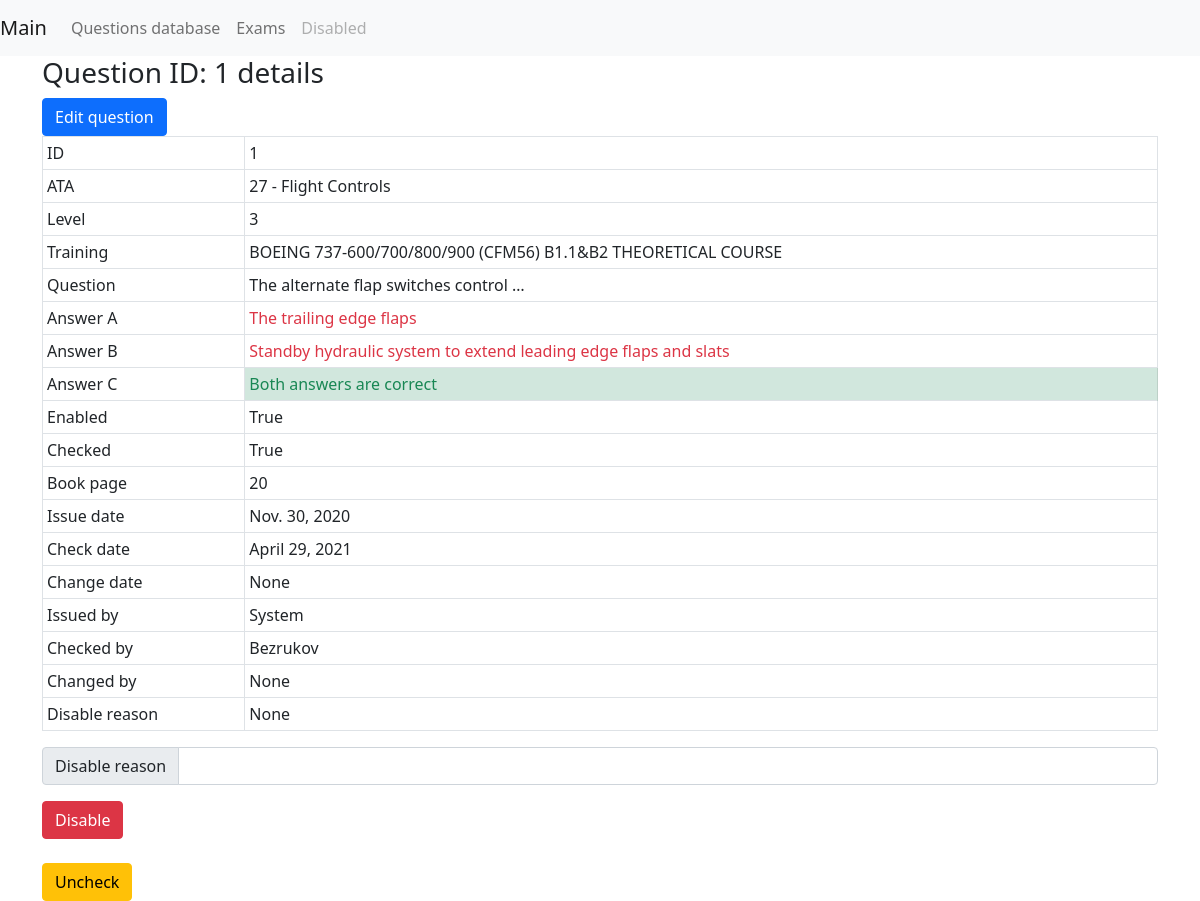
The app's page /mcq_gen/questions_database/question_details/1/ with its own data.
### mcq_gen/models.py (models this page shows, shortened)
class Question(models.Model):
    question = models.CharField(max_length=400)
    level = models.IntegerField(default=100)
    training = models.ForeignKey(
        to=Training, on_delete=models.CASCADE, related_name='training')
    enabled = models.BooleanField(default=True)
    checked = models.BooleanField(default=False)
    ata_chapter = models.ForeignKey(
        AtaChapter, on_delete=models.CASCADE, related_name='questions')
    book_page = models.CharField(max_length=100)
    issue_date = models.DateField()
    check_date = models.DateField(blank=True, null=True)
    change_date = models.DateField(blank=True, null=True)
    ref_to_old_id = models.IntegerField(default=0)
    ref_to_new_id = models.IntegerField(default=0)
    issued_by = models.CharField(max_length=100, blank=True, null=True)
    checked_by = models.CharField(max_length=100, blank=True, null=True)
    changed_by = models.CharField(max_length=100, blank=True, null=True)
    disable_reason = models.CharField(max_length=200, blank=True, null=True)

class AtaChapter(models.Model):
    ata_digit = models.CharField(max_length=10)
    ata_description = models.CharField(max_length=300)

class Training(models.Model):
    name = models.CharField(max_length=100)

class Answer(models.Model):
    question = models.ForeignKey(
        Question, on_delete=models.CASCADE, related_name='answers')
    answer = models.CharField(max_length=400, default=False)
    correct = models.BooleanField(default=False)

### mcq_gen/views.py (the view)
# urls.py: path('questions_database/question_details/<str:question_id>/',
def question_details(request, question_id):
    question = services.get_question_by_id(question_id)
    return render(request, 'question_details.html', context={"question": question})

### mcq_gen/services.py (called while the page is built)
def get_question_by_id(question_id):
    question = Question.objects.filter(id=question_id).first()
    return question

### mcq_gen/templates/question_details.html (shortened to what this page needs)
{% extends "base.html" %}
{% block content %}
    <div class="container">
        <h3>Question ID: {{ question.id }} details</h3>
        {% url 'edit_question' question.id as the_url %}
        <a href="{{ the_url }}" type="button" class="btn btn-primary">Edit question</a>
        {% if not question.enabled %}
            <table class="table table-sm table-hover table-bordered table-danger">
            {% elif not question.checked %}
                <table class="table table-sm table-hover table-bordered table-warning">
                {% else %}
                    <table class="table table-sm table-hover table-bordered">
                    {% endif %}
                    <tr>
                        <td>ID</td>
                        <td>{{ question.id }}</td>
                    </tr>
                    <tr>
                        <td>ATA</td>
                        <td>{{ question.ata_chapter.ata_digit }} - {{ question.ata_chapter.ata_description }}</td>
                    </tr>
                    <tr>
                        <td>Level</td>
                        <td>{{ question.level }}</td>
                    </tr>
                    <tr>
                        <td>Training</td>
                        <td>{{ question.training.name }}</td>
                    </tr>
                    <tr>
                        <td>Question</td>
                        <td>{{ question.question }}</td>
                    </tr>
                    <tr>
                        <td>Answer A</td>
                        {% if  question.answers.all.0.correct %}
                            <td class="text-success table-success">{{ question.answers.all.0.answer }}</td>
                        {% else %}
                            <td class="text-danger">{{ question.answers.all.0.answer }}</td>
                        {% endif %}
                    </tr>
                    <tr>
                        <td>Answer B</td>
                        {% if  question.answers.all.1.correct %}
                            <td class="text-success table-success">{{ question.answers.all.1.answer }}</td>
                        {% else %}
                            <td class="text-danger">{{ question.answers.all.1.answer }}</td>
                        {% endif %}
                    </tr>
                    <tr>
                        <td>Answer C</td>
                        {% if  question.answers.all.2.correct %}
                            <td class="text-success table-success">{{ question.answers.all.2.answer }}</td>
                        {% else %}
                            <td class="text-danger">{{ question.answers.all.2.answer }}</td>
                        {% endif %}
                    </tr>
                    <tr>
                        <td>Enabled</td>
                        <td>{{ question.enabled }}</td>
                    </tr>
                    <tr>
                        <td>Checked</td>
                        <td>{{ question.checked }}</td>
                    </tr>
                    <tr>
                        <td>Book page</td>
                        <td>
                            {{ question.book_page }}
                        </td>
                    </tr>
                    <tr>
                        <td>
                            Issue date
                        </td>
                        <td>
                            {{ question.issue_date }}
                        </td>
                    </tr>
                    <tr>
                        <td>
                            Check date
                        </td>
                        <td>
                            {{ question.check_date }}
                        </td>
                    </tr>
                    <tr>
                        <td>
                            Change date
                        </td>
                        <td>
                            {{ question.change_date }}
                        </td>
                    </tr>
                    <tr>
                        <td>
                            Issued by
                        </td>
                        <td>
                            {{ question.issued_by }}
                        </td>
                    </tr>
                    <tr>
                        <td>
                            Checked by
                        </td>
                        <td>
                            {{ question.checked_by }}
                        </td>
                    </tr>
                    <tr>
                        <td>
                            Changed by
                        </td>
                        <td>
                            {{ question.changed_by }}
                        </td>
                    </tr>
                    <tr>
                        <td>
                            Disable reason
                        </td>
                        <td>
                            {{ question.disable_reason }}
                        </td>
                    </tr>
                </table>
                {% if question.enabled %}
                    <div class="input-group mb-3">
                        <span class="input-group-text">Disable reason</span>
                        <input type="text" class="form-control" id="disable_reason">
                    </div>
                    <button type="button" class="btn btn-danger" id="disable_btn">
                        Disable
                    </button>
                {% endif %}
                {% if question.checked %}
                    <br>
                    <br>
                    <button type="button" class="btn btn-warning" id="uncheck_btn">
                        Uncheck
                    </button>
                {% endif %}
            </div>
        {% endblock content %}

### mcq_gen/templates/base.html (shortened to what this page needs)
<!doctype html>
<html lang="en">
    <head>
        <link href="https://cdn.jsdelivr.net/npm/bootstrap@5.1.3/dist/css/bootstrap.min.css"
              rel="stylesheet"
>
        <link rel="stylesheet"
              href="https://cdn.datatables.net/1.11.5/css/jquery.dataTables.min.css">
        <link rel="stylesheet"
              href="https://cdn.datatables.net/searchpanes/2.0.0/css/searchPanes.dataTables.min.css">
        <link rel="stylesheet"
              href="https://cdn.datatables.net/select/1.3.4/css/select.dataTables.min.css">
    </head>
    <body>
        <nav class="navbar navbar-expand-lg navbar-light bg-light">
            <a class="navbar-brand" href="#">Main</a>
            <div class="collapse navbar-collapse" id="navbarNavAltMarkup">
                <div class="navbar-nav">
                    <a class="nav-item nav-link" href="{% url 'questions_database' %}">Questions database</a>
                    <a class="nav-item nav-link" href="{% url 'all_exams' %}">Exams</a>
                    <a class="nav-item nav-link disabled" href="#">Disabled</a>
                </div>
            </div>
        </nav>
        {% block content %}{% endblock %}
    </body>
</html>

### records on screen
Question: id "1", ata_chapter.ata_digit "27", ata_chapter.ata_description "Flight Controls", level "3", training.name "BOEING 737-600/700/800/900 (CFM56) B1.1&B2 THEORETICAL COURSE", question "The alternate flap switches control …", answers.all.0.answer "The trailing edge flaps", answers.all.1.answer "Standby hydraulic system to extend leading edge flaps and slats", answers.all.2.answer "Both answers are correct", enabled "True", checked "True", book_page "20", issue_date "Nov. 30, 2020", check_date "April 29, 2021", change_date "None", issued_by "System", checked_by "Bezrukov", changed_by "None", disable_reason "None"
